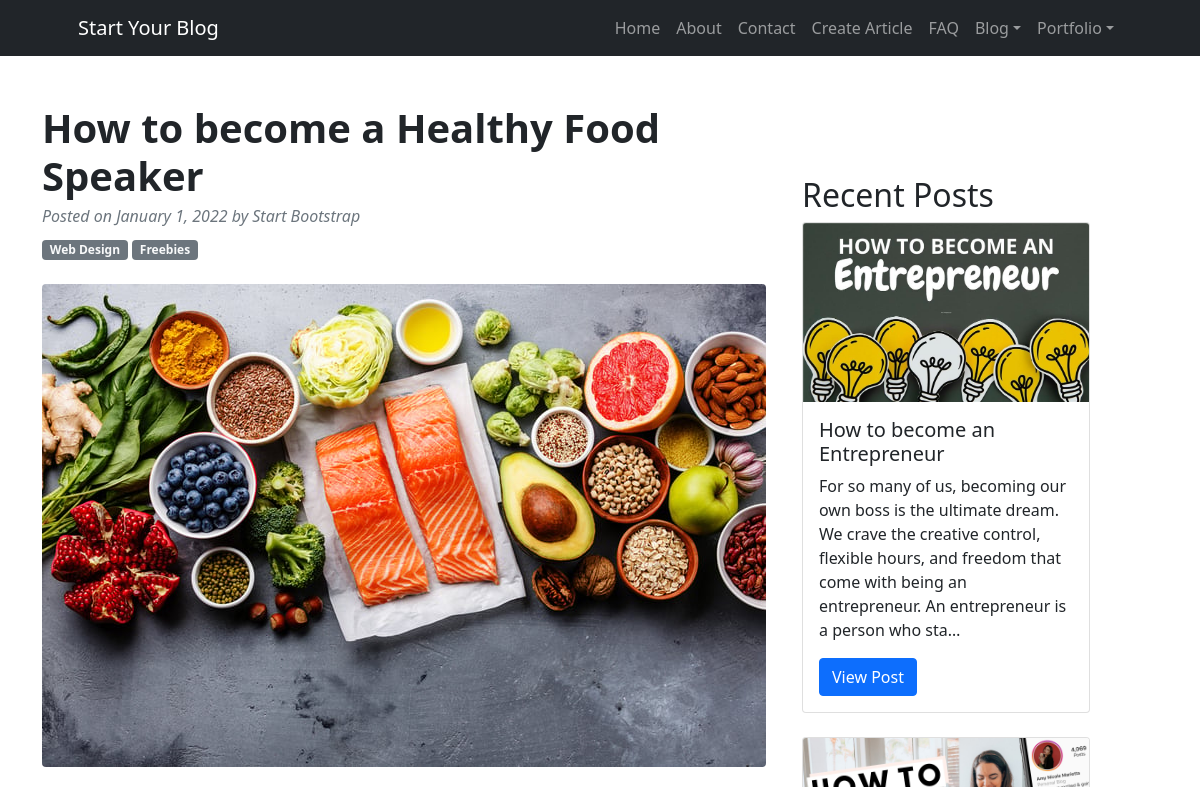
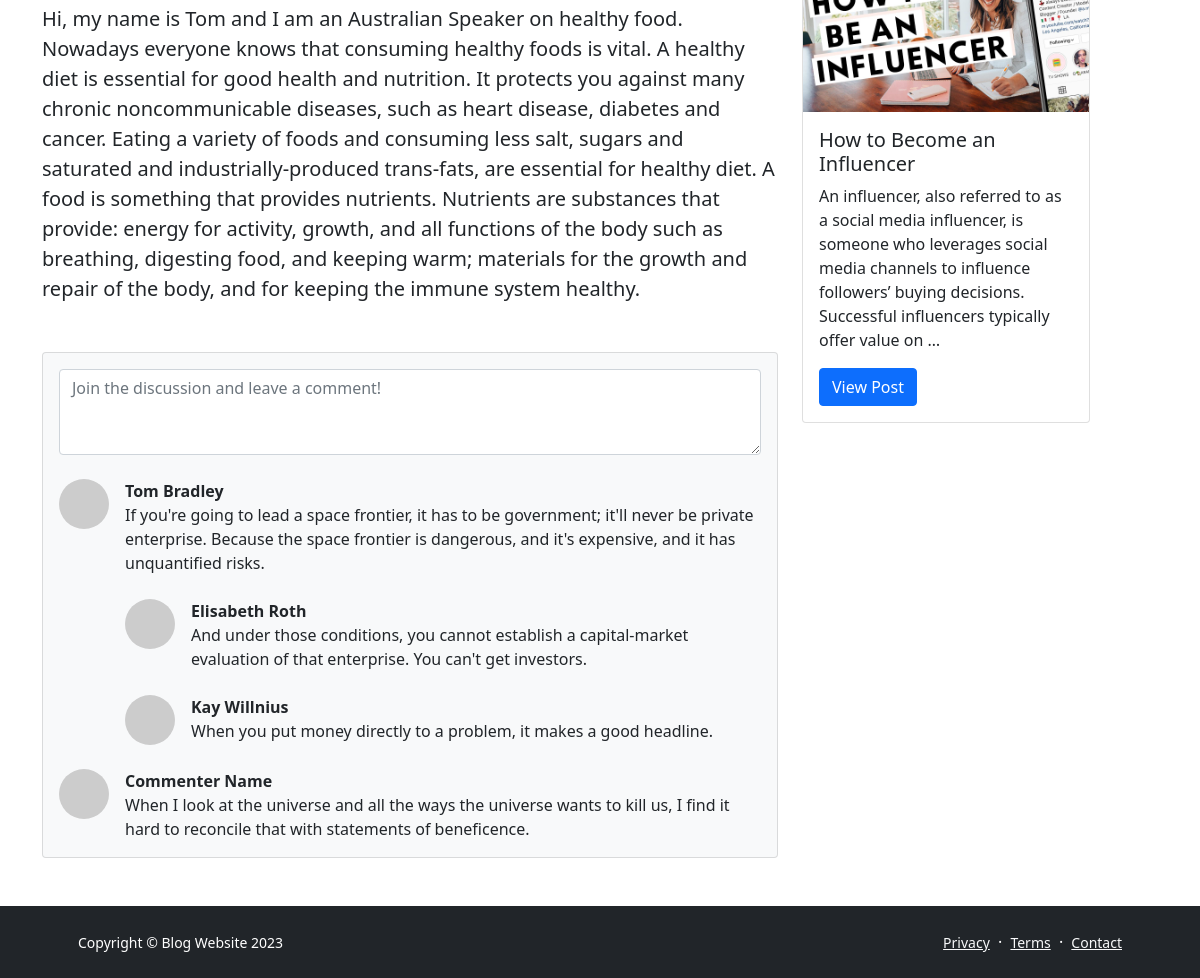
The page /article/how-to-become-a-healthy-food-speaker on the database its author committed (2 pictures, top to bottom).
### blogsite/models.py (models this page shows, shortened)
class Post(models.Model):
    title = models.CharField(max_length=255)
    image = models.ImageField(upload_to='img')
    body = models.TextField()
    post_id = models.UUIDField(default=uuid.uuid4, primary_key=True, unique=True, editable=False)
    created = models.DateTimeField(auto_now_add=True)
    modified = models.DateTimeField(auto_now=True)
    slug = models.SlugField()
    category = models.ForeignKey('Category', on_delete=models.SET_NULL, blank=True, null=True)

### blogsite/views.py (the view)
# urls.py: path('article/<str:slug>', views.detail, name='detail'),
def detail(request, slug):
    post = Post.objects.get(slug=slug)
    posts = Post.objects.exclude(post_id__exact=post.post_id)[:5]
    context = {'post': post, 'posts': posts}
    return render (request, 'blogsite/detail.html', context)

### blogsite/templates/blogsite/detail.html
{% extends 'base.html' %}
{% block content%}
<div class="container mt-5">
    <div class="row">
        <div class="col-lg-8">
            <article>
                <header class="mb-4">
                    <h1 class="fw-bolder mb-1">{{post.title}}</h1>
                    <div class="text-muted fst-italic mb-2">Posted on January 1, 2022 by Start Bootstrap</div>
                    <a class="badge bg-secondary text-decoration-none link-light" href="#!">Web Design</a>
                    <a class="badge bg-secondary text-decoration-none link-light" href="#!">Freebies</a>
                </header>
                <figure class="mb-4"><img class="img-fluid rounded" src="{{post.image.url}}" alt="..." /></figure>
                <section class="mb-5">
                    <p class="fs-5 mb-4">{{post.body}}</p>
                </section>
            </article>
            <section class="mb-5">
                <div class="card bg-light">
                    <div class="card-body">
                        <form class="mb-4"><textarea class="form-control" rows="3" placeholder="Join the discussion and leave a comment!"></textarea></form>
                        <div class="d-flex mb-4">
                            <div class="flex-shrink-0"><img class="rounded-circle" src="https://dummyimage.com/50x50/ced4da/6c757d.jpg" alt="..." /></div>
                            <div class="ms-3">
                                <div class="fw-bold">Tom Bradley</div>
                                If you're going to lead a space frontier, it has to be government; it'll never be private enterprise. Because the space frontier is dangerous, and it's expensive, and it has unquantified risks.
                                <div class="d-flex mt-4">
                                    <div class="flex-shrink-0"><img class="rounded-circle" src="https://dummyimage.com/50x50/ced4da/6c757d.jpg" alt="..." /></div>
                                    <div class="ms-3">
                                        <div class="fw-bold">Elisabeth Roth</div>
                                        And under those conditions, you cannot establish a capital-market evaluation of that enterprise. You can't get investors.
                                    </div>
                                </div>
                                <div class="d-flex mt-4">
                                    <div class="flex-shrink-0"><img class="rounded-circle" src="https://dummyimage.com/50x50/ced4da/6c757d.jpg" alt="..." /></div>
                                    <div class="ms-3">
                                        <div class="fw-bold">Kay Willnius</div>
                                        When you put money directly to a problem, it makes a good headline.
                                    </div>
                                </div>
                            </div>
                        </div>
                        <div class="d-flex">
                            <div class="flex-shrink-0"><img class="rounded-circle" src="https://dummyimage.com/50x50/ced4da/6c757d.jpg" alt="..." /></div>
                            <div class="ms-3">
                                <div class="fw-bold">Commenter Name</div>
                                When I look at the universe and all the ways the universe wants to kill us, I find it hard to reconcile that with statements of beneficence.
                            </div>
                        </div>
                    </div>
                </div>
            </section>
        </div>
        <div class="col-lg-4">
            <br><br><br>
            <h2>Recent Posts</h2>
            {% for post in posts %}
            <div class="card" style="width: 18rem;">
                <img src="{{post.image.url}}" class="card-img-top" alt="...">
                <div class="card-body">
                  <h5 class="card-title">{{post.title}}</h5>
                  <p class="card-text">{{post.body|truncatechars:200}}</p>
                  <a href="{% url 'detail' post.slug %}" class="btn btn-primary">View Post</a>
                </div>
            </div>
            <br>
            {% endfor %}
        </div>
    </div>
</div>
{% endblock%}

### rows shown on the page
Post: title "How to become a Healthy Food Speaker", image (picture), body "Hi, my name is Tom and I am an Australian Speaker on healthy food. Nowadays everyone knows that consuming healthy foods is vital. A healthy diet is essential for good health and nutrition. It protects you against many chronic noncommunicable diseases, such as heart disease, diabetes and cancer. Eating a variety of foods and consuming less salt, sugars and saturated and industrially-produced trans-fats, are essential for healthy diet. A food is something that provides nutrients. Nutrients are substances that provide: energy for activity, growth, and all functions of the body such as breathing, digesting food, and keeping warm; materials for the growth and repair of the body, and for keeping…"
Post: image (picture), title "How to become an Entrepreneur", body "For so many of us, becoming our own boss is the ultimate dream. We crave the creative control, flexible hours, and freedom that come with being an entrepreneur. An entrepreneur is a person who sta…"
Post: image (picture), title "How to Become an Influencer", body "An influencer, also referred to as a social media influencer, is someone who leverages social media channels to influence followers’ buying decisions. Successful influencers typically offer value on …"
